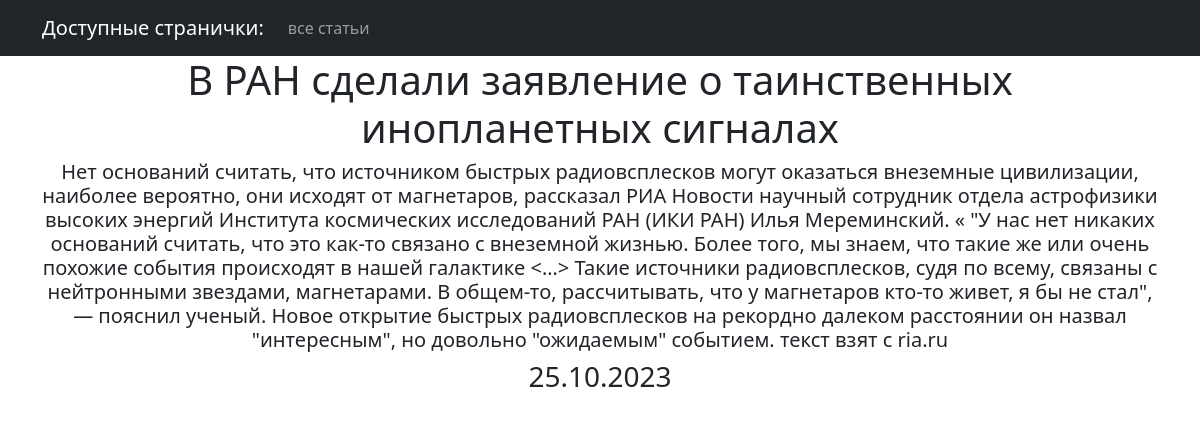
Screenshot of /post/2 with the database file from the repository.
### news/models.py (models this page shows, shortened)
class Post(models.Model):
    author = models.ForeignKey(Author, on_delete=models.CASCADE)
    post_type = models.CharField(max_length=2, choices=POST_TYPE, default=news)
    data_create = models.DateTimeField(auto_now_add=True)
    title = models.CharField(max_length=255)
    text = models.TextField()
    rating = models.IntegerField(default=0)
    categories = models.ManyToManyField(Category, through='PostCategory')

### news/views.py (the view)
# urls.py: path('<int:pk>', PostDetail.as_view()),
class PostDetail(DetailView):
    model = Post
    template_name = 'one_post.html'
    context_object_name = 'post'
    def get_context_data(self, **kwargs):
        context = super().get_context_data(**kwargs)
        context['date'] = date(self.object.data_create, "d.m.Y")
        return context

### news/templatetags/custom_filters.py (called while the page is built)
@register.filter(name='censor')
def censor(value):
    unwanted_words = [ 'хрен']
    for word in unwanted_words:
        value = value.replace(word, '*' * len(word))
    return value

### templates/one_post.html (shortened to what this page needs)
{% extends 'flatpages/default.html' %}
{% load custom_filters %}
{% block content %}
<h1>{{ post.title | censor}}</h1>
<h5>{{ post.text | censor}}</h5>
<h3>{{ date }}</h3>
{% endblock content %}

### rows the page displays
Post: title|censor "В РАН сделали заявление о таинственных инопланетных сигналах", text|censor "Нет оснований считать, что источником быстрых радиовсплесков могут оказаться внеземные цивилизации, наиболее вероятно, они исходят от магнетаров, рассказал РИА Новости научный сотрудник отдела астрофизики высоких энергий Института космических исследований РАН (ИКИ РАН) Илья Мереминский. « \"У нас нет никаких оснований считать, что это как-то связано с внеземной жизнью. Более того, мы знаем, что такие же или очень похожие события происходят в нашей галактике <…> Такие источники радиовсплесков, судя по всему, связаны с нейтронными звездами, магнетарами. В общем-то, рассчитывать, что у магнетаров кто-то живет, я бы не стал\", — пояснил ученый. Новое открытие быстрых радиовсплесков на рекордно…"

### other values shown
{{ date }} "25.10.2023"
